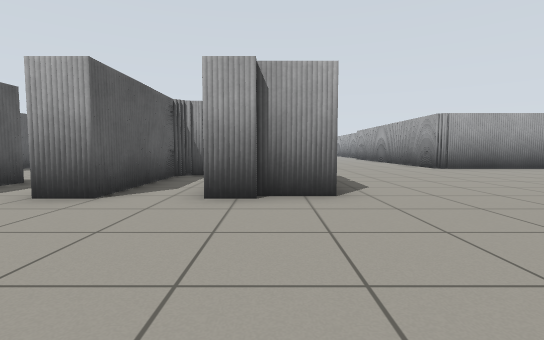
View 1 (above)

24 first-person views from a walk through a world built for the Gazebo simulator. The camera is 0.71 m above the floor, tilts 4° down and sees 85° across. The floor is counted in squares, 1 m on a side. Each view is taken from the middle of a square. On the plan, view 1 faces up. The plan holds only what a view shows up to about 10 squares ahead; the rest is blank.

View 2
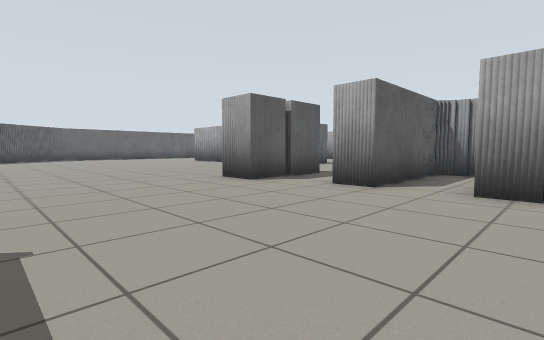

View 3
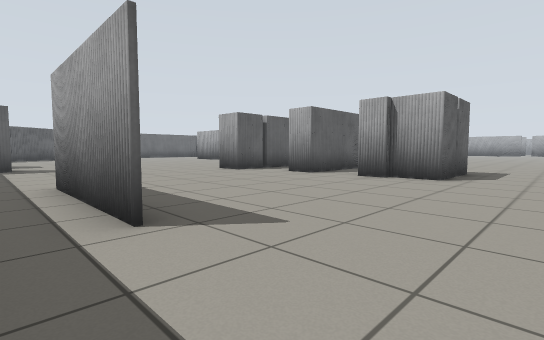

View 4
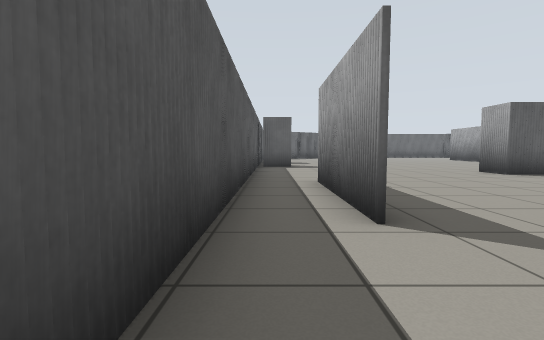

View 5
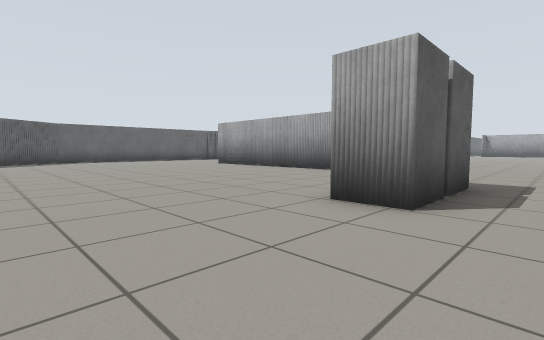

View 6
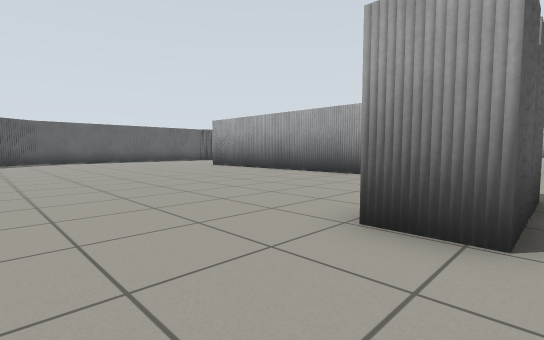

View 7
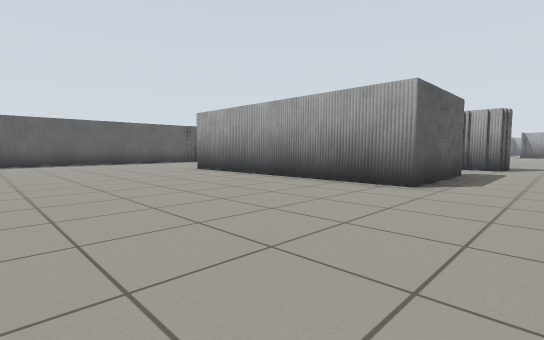

View 8
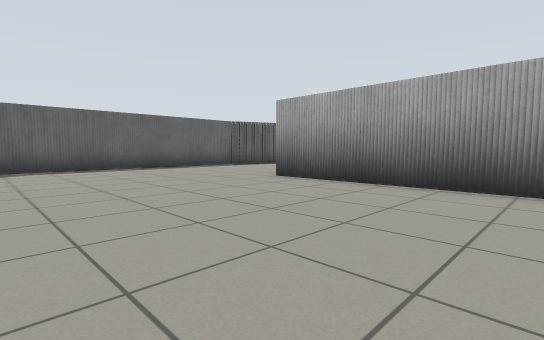

View 9
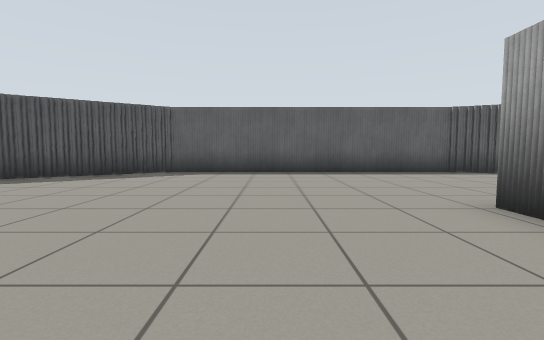

View 10
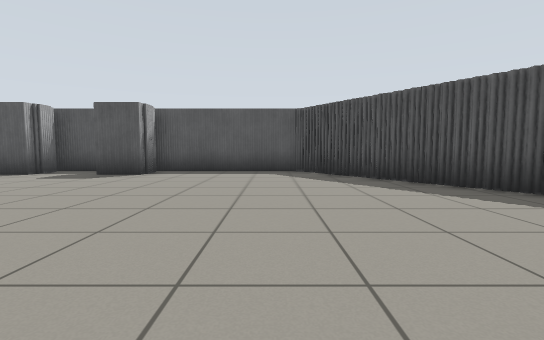

View 11
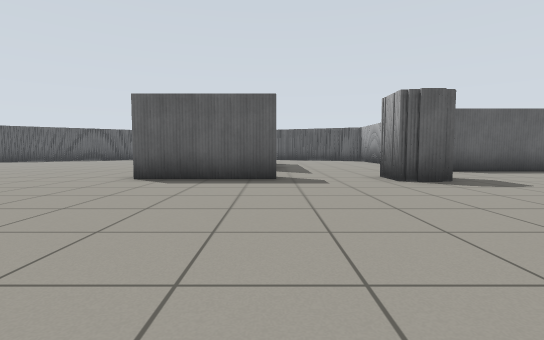

View 12
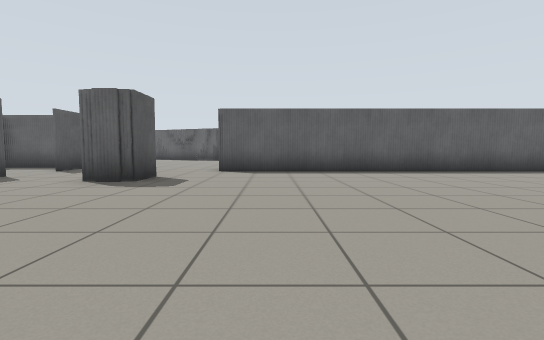

View 13
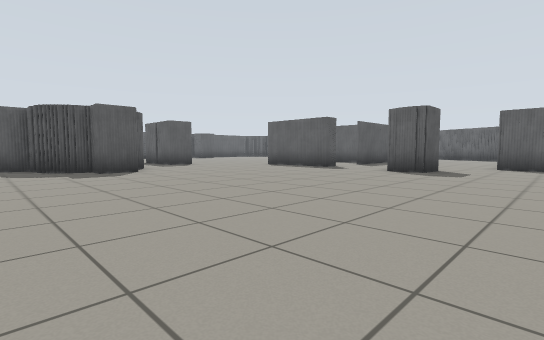

View 14
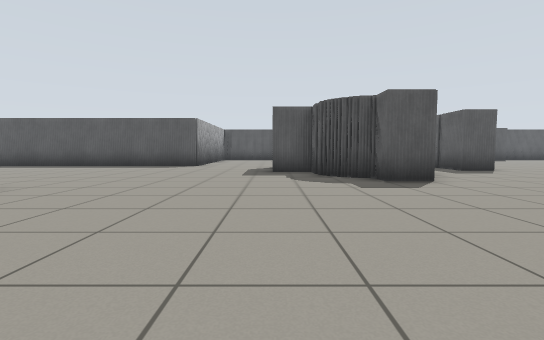

View 15
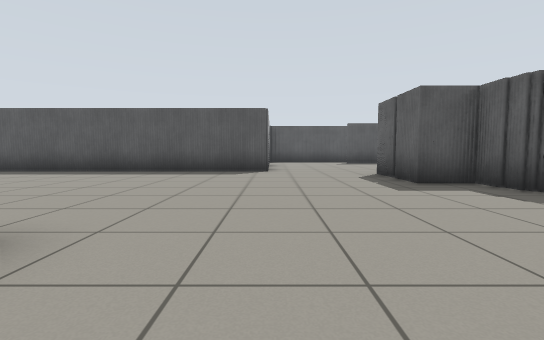

View 16
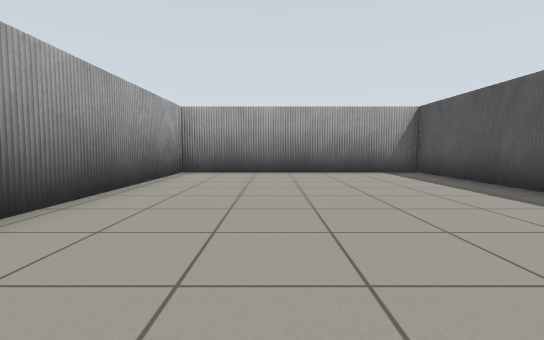

View 17
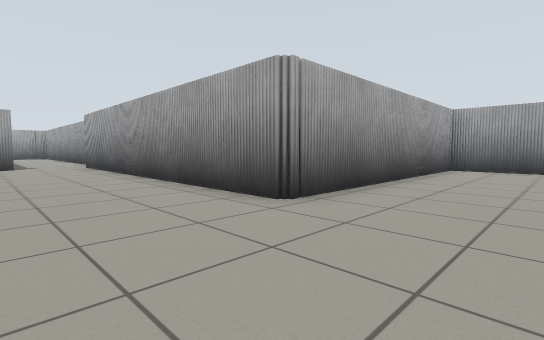

View 18
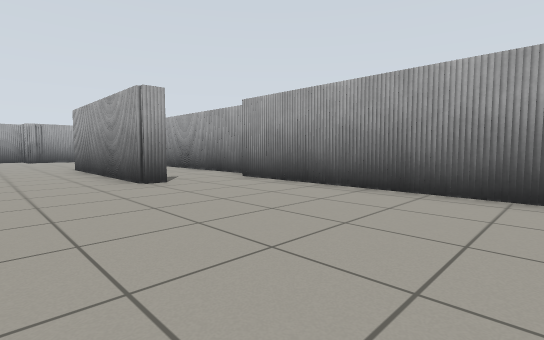

View 19
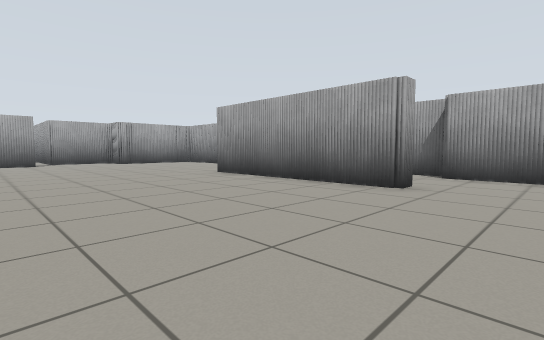

View 20
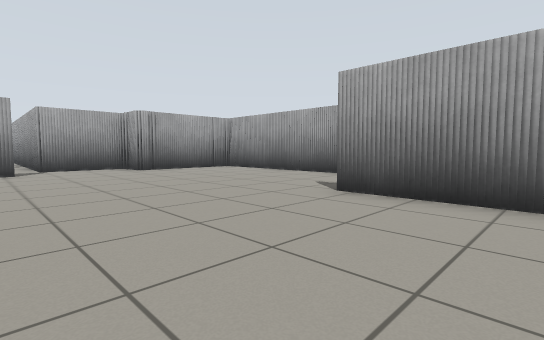

View 21
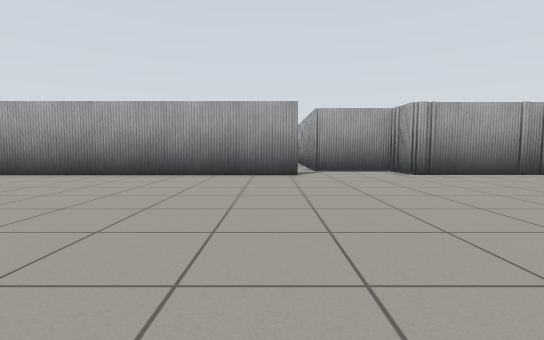

View 22
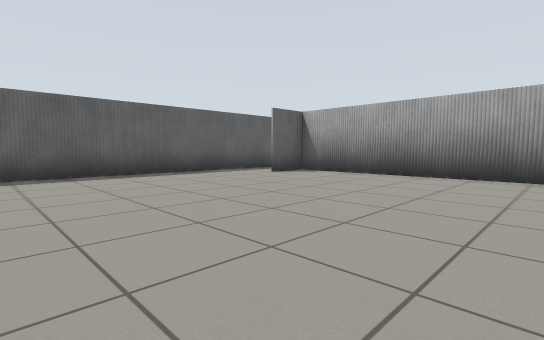

View 23
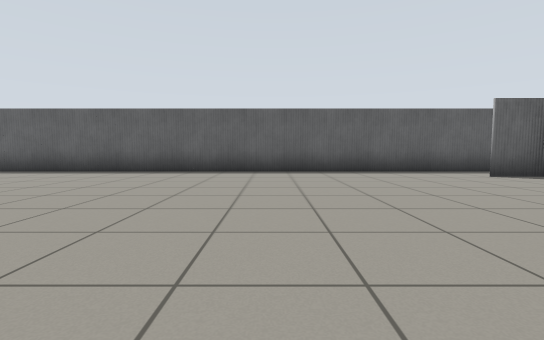

View 24
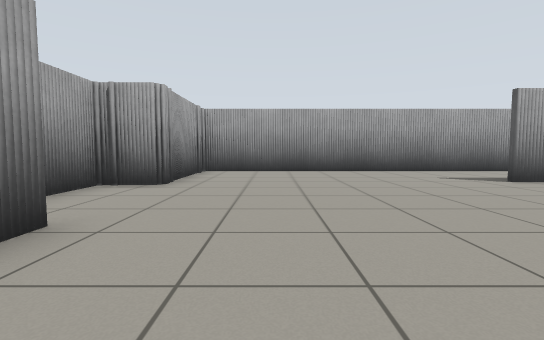

### Floor plan
Points are (right, up) in squares from view 1. A wall is a line through its corners. A room is listed if a view was taken in it or the views show most of it. See-through windows are left out.
Room 1 (views 1, 2, 3, 4, 5, 6, 7, 8, 9, 10)
walls: (-9, 8.7) (-16.6, 8.7); (-5.2, 4.6) (-5.2, 3.6) (-6.4, 3.6); (-12.1, 12.1) (-11.5, 12.1); (-10.4, -3.1) (-10.4, -2.2) (-9.4, -2.2); (-11.4, -3.6) (-10, -3.6); (-6.8, -3.6) (2.5, -3.6); (-1.6, 8.1) (-2.5, 8.1) (-2.5, 4.2) (-3.5, 4.2); (-20.3, 0.5) (-20.3, -0.2); (-19.5, -0.9) (-19.5, -1.7) (-19, -1.7) (-19, -2.2) (-18.5, -2.2); (-20.1, 0) (-20.1, -0.5); (-18.8, -2) (-18.8, -2.6); (-20.8, 1) (-20.8, 0.4); (-18.5, -2.5) (-18.5, -3); (-21.2, 1.9) (-21.2, 1.4); (-21.1, 1.5) (-21.1, 0.9); (-0.1, 4.2) (-1, 4.2); (-21.8, 2.8) (-21.8, 2); (-18.1, -3.6) (-13.4, -3.6) (-13.4, -2.2) (-12, -2.2); (1, 4.5) (-0.2, 4.5); (-21.8, 12.6) (-21.8, 11.9); (-22.2, 12) (-22.2, 2.6); (0.2, -2) (-3.5, -2)
ways out: opening at (-11, 17) to room 2; opening at (-9, 13.5) to room 2; opening at (-8, 7.3) to room 2; opening at (-4.5, 5.5) to room 2; opening at (2, 4) to room 2; opening at (-10.5, 12)
Room 2 (views 11, 12, 13, 14, 15, 16, 17, 18, 19, 20, 21, 22, 23, 24)
walls: (4, 21.1) (3.4, 21.1) (3.4, 26.9); (6.6, 21.2) (6.6, 34.1) (2.8, 34.1) (2.8, 35.4) (0.4, 35.4) (0.4, 36.9); (-9.8, 16) (-8.4, 16) (-8.4, 14.8) (-9.8, 14.8); (-2.8, 9.5) (-1.5, 9.5) (-1.5, 8.7) (-0.9, 8.7); (-9, 12.1) (-9, 8.7); (-0.2, 8.1) (-0.2, 6.9) (1, 6.9) (1, 4.5); (-6.5, 6.3) (-5.2, 6.3) (-5.2, 4.6); (-0.2, 34.1) (-9.2, 34.1); (4.1, 3.5) (14.1, 3.5) (14.1, 10.7) (6, 10.7) (6, 21.2); (-11.5, 32.6) (-11.5, 17.2); (-9.6, 34) (-9.6, 32.6)
ways out: opening at (-11, 17) to room 1; opening at (-9, 13.5) to room 1; opening at (-8, 7.3) to room 1; opening at (-4.5, 5.5) to room 1; opening at (2, 4) to room 1; opening at (-11, 32)

Positions as (right, up) in squares from view 1, and headings:
1: (0, 0), facing up
2: (0, -1), facing up-left
3: (3, -3), facing up-left
4: (3, -3), facing left
5: (-4, 0), facing up-left
6: (-5, 1), facing up-left
7: (-7, 3), facing up-left
8: (-11, 3), facing up-left
9: (-13, 6), facing left
10: (-17, 6), facing down
11: (-2, 12), facing left
12: (-2, 19), facing left
13: (1, 19), facing down-left
14: (1, 16), facing down
15: (4, 13), facing down
16: (5, 8), facing right
17: (3, 8), facing up-right
18: (1, 15), facing up-right
19: (-2, 19), facing up-right
20: (-1, 24), facing up-right
21: (-1, 26), facing up
22: (-3, 26), facing up-left
23: (-2, 27), facing left
24: (-3, 32), facing right
